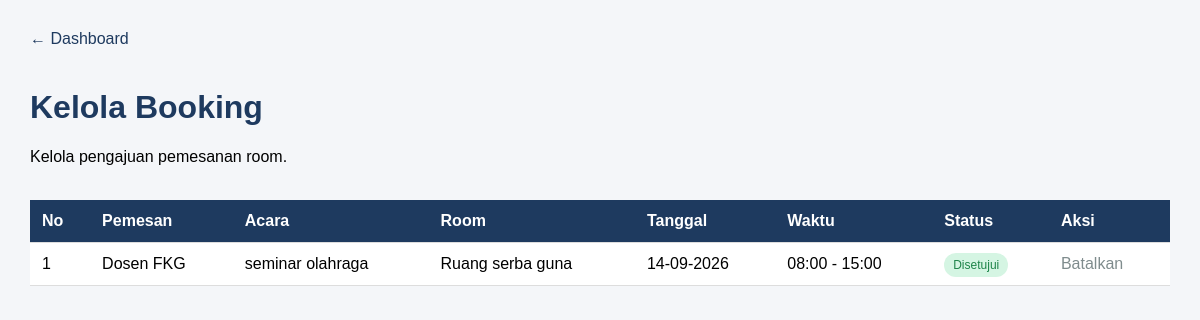
The page /admin/booking.php (signed in) on the database its author committed.
### tables this page shows
CREATE TABLE `bookings` (
  `id` int NOT NULL AUTO_INCREMENT,
  `user_id` int NOT NULL,
  `room_id` int NOT NULL,
  `nama_acara` varchar(150) NOT NULL,
  `tanggal` date NOT NULL,
  `jam_mulai` time NOT NULL,
  `jam_selesai` time NOT NULL,
  `jumlah_peserta` int DEFAULT NULL,
  `keterangan` text,
  `status` enum('menunggu','disetujui','ditolak','dibatalkan') DEFAULT 'menunggu',
  `created_at` timestamp NULL DEFAULT CURRENT_TIMESTAMP,
  PRIMARY KEY (`id`),
  KEY `user_id` (`user_id`),
  KEY `room_id` (`room_id`),
  CONSTRAINT `bookings_ibfk_1` FOREIGN KEY (`user_id`) REFERENCES `users` (`id`),
  CONSTRAINT `bookings_ibfk_2` FOREIGN KEY (`room_id`) REFERENCES `rooms` (`id`)
);

CREATE TABLE `users` (
  `id` int NOT NULL AUTO_INCREMENT,
  `nama` varchar(100) NOT NULL,
  `email` varchar(100) NOT NULL,
  `password` varchar(255) NOT NULL,
  `role` enum('dosen','admin') NOT NULL DEFAULT 'dosen',
  `created_at` timestamp NULL DEFAULT CURRENT_TIMESTAMP,
  PRIMARY KEY (`id`),
  UNIQUE KEY `email` (`email`)
);

CREATE TABLE `rooms` (
  `id` int NOT NULL AUTO_INCREMENT,
  `nama_room` varchar(100) NOT NULL,
  `kode_room` varchar(50) NOT NULL,
  `gedung` varchar(100) DEFAULT NULL,
  `lantai` varchar(20) DEFAULT NULL,
  `kapasitas` int DEFAULT NULL,
  `fasilitas` text,
  `status` enum('aktif','nonaktif') DEFAULT 'aktif',
  `created_at` timestamp NULL DEFAULT CURRENT_TIMESTAMP,
  PRIMARY KEY (`id`)
);

### admin/booking.php (the view, shortened to what this page needs)
<?php
include "../config/database.php";
$query = mysqli_query($conn, "
    SELECT
        bookings.*,
        users.nama AS nama_user,
        rooms.nama_room,
        rooms.gedung
    FROM bookings
    JOIN users
        ON bookings.user_id = users.id
    JOIN rooms
        ON bookings.room_id = rooms.id
    ORDER BY
        bookings.tanggal ASC,
        bookings.jam_mulai ASC
");
?>
<!DOCTYPE html>
<html lang="id">
<head>
</head>
<body>
<div class="container">
    <a href="index.php" class="back">
        ← Dashboard
    </a>
    <h1>Kelola Booking</h1>
    <p>
        Kelola pengajuan pemesanan room.
    </p>
    <br>
    <table>
        <tr>
            <th>No</th>
            <th>Pemesan</th>
            <th>Acara</th>
            <th>Room</th>
            <th>Tanggal</th>
            <th>Waktu</th>
            <th>Status</th>
            <th>Aksi</th>
        </tr>
        <?php
        $no = 1;
        while ($data = mysqli_fetch_assoc($query)):
        ?>
        <tr>
            <td>
                <?= $no++; ?>
            </td>
            <td>
                <?= htmlspecialchars($data['nama_user']); ?>
            </td>
            <td>
                <?= htmlspecialchars($data['nama_acara']); ?>
            </td>
            <td>
                <?= htmlspecialchars($data['nama_room']); ?>
            </td>
            <td>
                <?= date('d-m-Y', strtotime($data['tanggal'])); ?>
            </td>
            <td>
                <?= substr($data['jam_mulai'], 0, 5); ?>
                -
                <?= substr($data['jam_selesai'], 0, 5); ?>
            </td>
            <td>
                <span class="status <?= $data['status']; ?>">
                    <?= ucfirst($data['status']); ?>
                </span>
            </td>
            <td class="aksi">
                <?php if ($data['status'] == 'menunggu'): ?>
                    <a
                        href="?aksi=setujui&id=<?= $data['id']; ?>"
                        class="setuju"
                        onclick="return confirm('Setujui booking ini?')">
                        ✓ Setujui
                    </a>
                    <a
                        href="?aksi=tolak&id=<?= $data['id']; ?>"
                        class="tolak"
                        onclick="return confirm('Tolak booking ini?')">
                        ✕ Tolak
                    </a>
                <?php elseif ($data['status'] == 'disetujui'): ?>
                    <a
                        href="?aksi=batalkan&id=<?= $data['id']; ?>"
                        class="batal"
                        onclick="return confirm('Batalkan booking ini?')">
                        Batalkan
                    </a>
                <?php else: ?>
                    -
                <?php endif; ?>
            </td>
        </tr>
        <?php endwhile; ?>
    </table>
</div>
</body>
</html>

### admin/booking.php (style rules this page uses)
body { font-family: Arial; background: #f4f6f9; margin: 0; }
.container { padding: 30px; }
h1 { color: #1e3a5f; }
.back { display: inline-block; margin-bottom: 20px; text-decoration: none; color: #1e3a5f; }
table { width: 100%; border-collapse: collapse; background: white; }
th, td { padding: 12px; border-bottom: 1px solid #ddd; text-align: left; }
th { background: #1e3a5f; color: white; }
.status { padding: 5px 9px; border-radius: 15px; font-size: 12px; }
.disetujui { background: #d5f5e3; color: #1e8449; }
.aksi a { text-decoration: none; margin-right: 5px; }
.batal { color: #7f8c8d; }

### rows shown on the page
bookings: user.nama "Dosen FKG", nama_acara "seminar olahraga", room.nama_room "Ruang serba guna", tanggal "14-09-2026", jam_mulai "08:00", jam_selesai "15:00", status "Disetujui"
